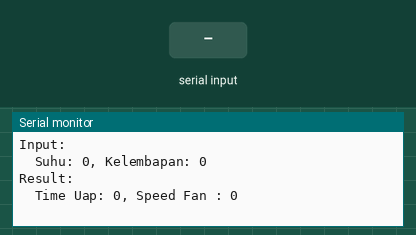
The sketch below on a simulated Arduino Uno, built with avr-gcc and run on an emulated ATmega328P. Parts: the last lines printed to the serial monitor. The test bench sets the inputs (shaded band).

Above: at 1.2 s.
1.3 s: "90,45\n" received over Serial
At 2.7 s:
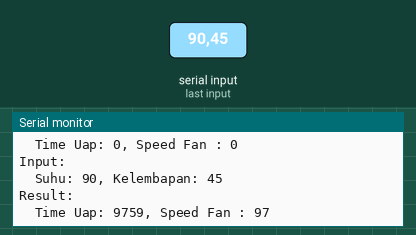
2.8 s: "30,150\n" received over Serial
At 4.8 s:
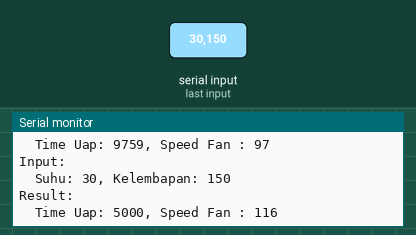
Timing chart, 0 to 6.3 s (numbered marks = the images above; inputs shaded):
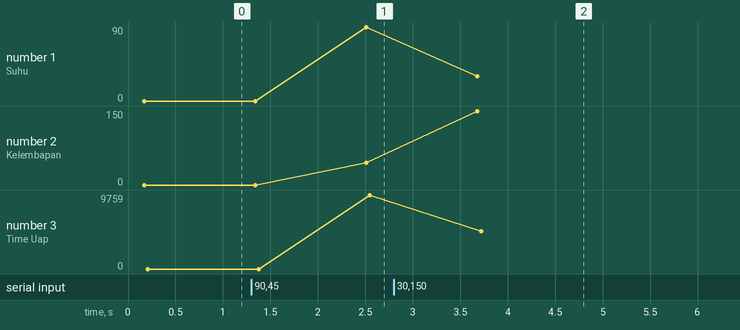

The sketch:

GREEN_HOUSE_BASED_FUZZY_LOGIC.ino
```cpp
#include <Fuzzy.h>

// Initialization a Fuzzy object
Fuzzy *fuzzy = new Fuzzy();

//Input Suhu
FuzzySet *uDingin = new FuzzySet(0, 0, 15, 17);
FuzzySet *uSejuk = new FuzzySet(15, 16, 17, 20);
FuzzySet *uNormal = new FuzzySet(21, 23, 24, 26);
FuzzySet *uPanas = new FuzzySet(24, 26, 27, 29);
FuzzySet *uSangatPanas = new FuzzySet(26, 29, 30, 30);

//Input Kelembapan
FuzzySet *uSangatKering = new FuzzySet(0, 0, 75, 80);
FuzzySet *uKering = new FuzzySet(75, 79, 81, 85);
FuzzySet *uLembab = new FuzzySet(80, 84, 86, 90);
FuzzySet *uBasah = new FuzzySet(85, 89, 91, 95);
FuzzySet *uSangatBasah = new FuzzySet(90, 95, 100, 100);

//Output Durasi Uap
FuzzySet *mati = new FuzzySet(0, 0, 500, 1000);
FuzzySet *sebentar = new FuzzySet(0, 0, 1000, 3000);
FuzzySet *sedang = new FuzzySet(3000, 4500, 5500, 7000);
FuzzySet *lama = new FuzzySet(5500, 6500, 7500, 10000);
FuzzySet *sangatLama = new FuzzySet(7500, 10000, 11000, 11000);

FuzzySet *vSlow = new FuzzySet(20, 20, 40, 60);
FuzzySet *slow = new FuzzySet(40, 55, 65, 80);
FuzzySet *medium = new FuzzySet(60, 75, 85, 100);
FuzzySet *high = new FuzzySet(80, 95, 105, 110);
FuzzySet *veryHigh = new FuzzySet(110, 115, 120, 120);

void setup() {

  // Set the Serial output
  Serial.begin(9600);

  // Instantiating a FuzzyInput object
  FuzzyInput *suhu = new FuzzyInput(1);

  suhu->addFuzzySet(uDingin);
  suhu->addFuzzySet(uSejuk);
  suhu->addFuzzySet(uNormal);
  suhu->addFuzzySet(uPanas);
  suhu->addFuzzySet(uSangatPanas);

  fuzzy->addFuzzyInput(suhu);

  // Instantiating a FuzzyInput object
  FuzzyInput *kelembapan = new FuzzyInput(2);

  kelembapan->addFuzzySet(uSangatKering);
  kelembapan->addFuzzySet(uKering);
  kelembapan->addFuzzySet(uLembab);
  kelembapan->addFuzzySet(uBasah);
  kelembapan->addFuzzySet(uSangatBasah);

  fuzzy->addFuzzyInput(kelembapan);

  // Instantiating a FuzzyOutput objects
  FuzzyOutput *time_Uap = new FuzzyOutput(1);

  time_Uap->addFuzzySet(mati);
  time_Uap->addFuzzySet(sebentar);
  time_Uap->addFuzzySet(sedang);
  time_Uap->addFuzzySet(lama);
  time_Uap->addFuzzySet(sangatLama);

  fuzzy->addFuzzyOutput(time_Uap);

  FuzzyOutput *speedFan = new FuzzyOutput(2);

  speedFan->addFuzzySet(vSlow);
  speedFan->addFuzzySet(slow);
  speedFan->addFuzzySet(medium);
  speedFan->addFuzzySet(high);
  speedFan->addFuzzySet(veryHigh);

  fuzzy->addFuzzyOutput(speedFan);

  // Rule1
  FuzzyRuleAntecedent *ifSuhuDinginAndKelembapanSangatKering = new FuzzyRuleAntecedent();
  ifSuhuDinginAndKelembapanSangatKering->joinWithAND(uDingin, uSangatKering);

  FuzzyRuleConsequent *thenTimeUapSedangSpeedFanVslow = new FuzzyRuleConsequent();
  thenTimeUapSedangSpeedFanVslow->addOutput(sedang);
  thenTimeUapSedangSpeedFanVslow->addOutput(vSlow);

  FuzzyRule *Rule1 = new FuzzyRule(1, ifSuhuDinginAndKelembapanSangatKering, thenTimeUapSedangSpeedFanVslow);
  fuzzy->addFuzzyRule(Rule1);

  // Rule2
  FuzzyRuleAntecedent *ifSuhuDinginAndKelembapanKering = new FuzzyRuleAntecedent();
  ifSuhuDinginAndKelembapanKering->joinWithAND(uDingin, uKering);

  FuzzyRuleConsequent *thenTimeUapIsSedangAndFanSpeedvSlow = new FuzzyRuleConsequent();
  thenTimeUapIsSedangAndFanSpeedvSlow->addOutput(sedang);
  thenTimeUapIsSedangAndFanSpeedvSlow->addOutput(vSlow);

  FuzzyRule *Rule2 = new FuzzyRule(2, ifSuhuDinginAndKelembapanKering, thenTimeUapIsSedangAndFanSpeedvSlow);
  fuzzy->addFuzzyRule(Rule2);

  // Rule3
  FuzzyRuleAntecedent *ifSuhuDinginAndKelembapanLembab = new FuzzyRuleAntecedent();
  ifSuhuDinginAndKelembapanLembab->joinWithAND(uDingin, uLembab);

  FuzzyRuleConsequent *thenTimeUapIsSebentarAndFanSpeedSlow = new FuzzyRuleConsequent();
  thenTimeUapIsSebentarAndFanSpeedSlow->addOutput(sebentar);
  thenTimeUapIsSebentarAndFanSpeedSlow->addOutput(slow);

  FuzzyRule *Rule3 = new FuzzyRule(3, ifSuhuDinginAndKelembapanLembab, thenTimeUapIsSebentarAndFanSpeedSlow);
  fuzzy->addFuzzyRule(Rule3);

  // Rule4
  FuzzyRuleAntecedent *ifSuhuDinginAndKelembapanBasah = new FuzzyRuleAntecedent();
  ifSuhuDinginAndKelembapanBasah->joinWithAND(uDingin, uBasah);

  FuzzyRuleConsequent *thenTimeUapMatiAndSpeedFanSlow = new FuzzyRuleConsequent();
  thenTimeUapMatiAndSpeedFanSlow->addOutput(mati);
  thenTimeUapMatiAndSpeedFanSlow->addOutput(slow);

  FuzzyRule *Rule4 = new FuzzyRule(4, ifSuhuDinginAndKelembapanBasah, thenTimeUapMatiAndSpeedFanSlow);
  fuzzy->addFuzzyRule(Rule4);

  // Rule5
  FuzzyRuleAntecedent *ifSuhuDinginAndKelembapanSangatBasah = new FuzzyRuleAntecedent();
  ifSuhuDinginAndKelembapanSangatBasah->joinWithAND(uDingin, uSangatBasah);

  FuzzyRuleConsequent *thenTimeUapMatiAndSpeedFanMedium = new FuzzyRuleConsequent();
  thenTimeUapMatiAndSpeedFanMedium->addOutput(mati);
  thenTimeUapMatiAndSpeedFanMedium->addOutput(medium);

  FuzzyRule *Rule5 = new FuzzyRule(5, ifSuhuDinginAndKelembapanSangatBasah, thenTimeUapMatiAndSpeedFanMedium);
  fuzzy->addFuzzyRule(Rule5);


 // Rule6
  FuzzyRuleAntecedent *ifSuhuSejukAndKelembapanSangatKering = new FuzzyRuleAntecedent();
  ifSuhuSejukAndKelembapanSangatKering->joinWithAND(uSejuk, uSangatKering);

  FuzzyRuleConsequent *thenTimeUapSedangAndSpeedFanVslow = new FuzzyRuleConsequent();
  thenTimeUapSedangAndSpeedFanVslow->addOutput(sedang);
  thenTimeUapSedangAndSpeedFanVslow->addOutput(vSlow);

  FuzzyRule *Rule6 = new FuzzyRule(6, ifSuhuSejukAndKelembapanSangatKering, thenTimeUapSedangAndSpeedFanVslow);
  fuzzy->addFuzzyRule(Rule6);

 // Rule7
  FuzzyRuleAntecedent *ifSuhuSejukAndKelembapanKering = new FuzzyRuleAntecedent();
  ifSuhuSejukAndKelembapanKering->joinWithAND(uSejuk, uKering);

  FuzzyRuleConsequent *thenTimeUapSedangAndSpeedFanSlow = new FuzzyRuleConsequent();
  thenTimeUapSedangAndSpeedFanSlow->addOutput(sedang);
  thenTimeUapSedangAndSpeedFanSlow->addOutput(slow);

  FuzzyRule *Rule7 = new FuzzyRule(7, ifSuhuSejukAndKelembapanKering, thenTimeUapSedangAndSpeedFanSlow);
  fuzzy->addFuzzyRule(Rule7);
 // Rule8
   FuzzyRuleAntecedent *ifSuhuSejukAndKelembapanLembab = new FuzzyRuleAntecedent();
  ifSuhuSejukAndKelembapanLembab->joinWithAND(uSejuk, uLembab);

  FuzzyRuleConsequent *thenTimeUapSebentarAndSpeedFanSlow = new FuzzyRuleConsequent();
  thenTimeUapSebentarAndSpeedFanSlow->addOutput(sebentar);
  thenTimeUapSebentarAndSpeedFanSlow->addOutput(slow);

  FuzzyRule *Rule8 = new FuzzyRule(8, ifSuhuSejukAndKelembapanLembab, thenTimeUapSebentarAndSpeedFanSlow);
  fuzzy->addFuzzyRule(Rule8);

 // Rule9
  FuzzyRuleAntecedent *ifSuhuSejukAndKelembapanBasah = new FuzzyRuleAntecedent();
  ifSuhuSejukAndKelembapanBasah->joinWithAND(uSejuk, uBasah);

  FuzzyRuleConsequent *thenTimeUapMatiAndSpeedfanMedium = new FuzzyRuleConsequent();
  thenTimeUapMatiAndSpeedfanMedium->addOutput(mati);
  thenTimeUapMatiAndSpeedfanMedium->addOutput(medium);

  FuzzyRule *Rule9 = new FuzzyRule(9, ifSuhuSejukAndKelembapanBasah, thenTimeUapMatiAndSpeedfanMedium);
  fuzzy->addFuzzyRule(Rule9);

 // Rule10
    FuzzyRuleAntecedent *ifSuhuSejukAndKelembapanSangatBasah = new FuzzyRuleAntecedent();
 ifSuhuSejukAndKelembapanSangatBasah->joinWithAND(uSejuk, uSangatBasah);

  FuzzyRuleConsequent *thenTimeUapMatiAndSpeedFanHigh = new FuzzyRuleConsequent();
  thenTimeUapMatiAndSpeedFanHigh->addOutput(mati);
  thenTimeUapMatiAndSpeedFanHigh->addOutput(high);

  FuzzyRule *Rule10 = new FuzzyRule(10, ifSuhuSejukAndKelembapanSangatBasah, thenTimeUapMatiAndSpeedFanHigh);
  fuzzy->addFuzzyRule(Rule10);

 // Rule11
    FuzzyRuleAntecedent *ifSuhuNormalAndKelembapanSangatKering = new FuzzyRuleAntecedent();
  ifSuhuNormalAndKelembapanSangatKering->joinWithAND(uNormal, uSangatKering);

  FuzzyRuleConsequent *thenTimeUapLamaAndSpeedFanSlow = new FuzzyRuleConsequent();
  thenTimeUapLamaAndSpeedFanSlow ->addOutput(lama);
  thenTimeUapLamaAndSpeedFanSlow ->addOutput(slow);

  FuzzyRule *Rule11 = new FuzzyRule(11, ifSuhuNormalAndKelembapanSangatKering, thenTimeUapLamaAndSpeedFanSlow);
  fuzzy->addFuzzyRule(Rule11);

 // Rule12
  FuzzyRuleAntecedent *ifSuhuNormalAndKelembapanKering = new FuzzyRuleAntecedent();
  ifSuhuNormalAndKelembapanKering->joinWithAND(uNormal, uKering);

  FuzzyRuleConsequent *thenTimeUapLamaAndSpeedFanslow = new FuzzyRuleConsequent();
  thenTimeUapLamaAndSpeedFanslow ->addOutput(lama);
 thenTimeUapLamaAndSpeedFanslow ->addOutput(slow);

  FuzzyRule *Rule12 = new FuzzyRule(12, ifSuhuNormalAndKelembapanKering, thenTimeUapLamaAndSpeedFanslow);
  fuzzy->addFuzzyRule(Rule12);

 // Rule13
  FuzzyRuleAntecedent *ifSuhuNormalAndKelembapanLembab = new FuzzyRuleAntecedent();
  ifSuhuNormalAndKelembapanLembab->joinWithAND(uNormal, uLembab);

  FuzzyRuleConsequent *thenTimeUapSedangAndSpeedFanMedium = new FuzzyRuleConsequent();
  thenTimeUapSedangAndSpeedFanMedium->addOutput(sedang);
 thenTimeUapSedangAndSpeedFanMedium ->addOutput(medium);

  FuzzyRule *Rule13 = new FuzzyRule(13, ifSuhuNormalAndKelembapanLembab, thenTimeUapSedangAndSpeedFanMedium);
  fuzzy->addFuzzyRule(Rule13);

 // Rule14
  FuzzyRuleAntecedent *ifSuhuNormalAndKelembapanBasah = new FuzzyRuleAntecedent();
 ifSuhuNormalAndKelembapanBasah->joinWithAND(uNormal, uBasah);

  FuzzyRuleConsequent *thenTimeUapSebentarAndSpeedFanHigh = new FuzzyRuleConsequent();
  thenTimeUapSebentarAndSpeedFanHigh->addOutput(sebentar);
  thenTimeUapSebentarAndSpeedFanHigh ->addOutput(high);

  FuzzyRule *Rule14 = new FuzzyRule(14, ifSuhuNormalAndKelembapanBasah,thenTimeUapSebentarAndSpeedFanHigh);
  fuzzy->addFuzzyRule(Rule14);

 // Rule15
  FuzzyRuleAntecedent *ifSuhuNormalAndKelembapanSangatBasah = new FuzzyRuleAntecedent();
  ifSuhuNormalAndKelembapanSangatBasah->joinWithAND(uNormal, uSangatBasah);

  FuzzyRuleConsequent *thenTimeUapSebentarAndSpeedFanVeryhigh = new FuzzyRuleConsequent();
  thenTimeUapSebentarAndSpeedFanVeryhigh->addOutput(sebentar);
  thenTimeUapSebentarAndSpeedFanVeryhigh ->addOutput(veryHigh);

  FuzzyRule *Rule15 = new FuzzyRule(15, ifSuhuNormalAndKelembapanSangatBasah,thenTimeUapSebentarAndSpeedFanVeryhigh);
  fuzzy->addFuzzyRule(Rule15);

 // Rule16
   FuzzyRuleAntecedent *ifSuhuPanasAndKelembapanSangatKering = new FuzzyRuleAntecedent();
  ifSuhuPanasAndKelembapanSangatKering ->joinWithAND(uPanas, uSangatKering);

  FuzzyRuleConsequent *thenTimeUapSangatLamaAndSpeedFanMedium = new FuzzyRuleConsequent();
  thenTimeUapSangatLamaAndSpeedFanMedium ->addOutput(sangatLama);
  thenTimeUapSangatLamaAndSpeedFanMedium  ->addOutput(medium);

  FuzzyRule *Rule16 = new FuzzyRule(16,ifSuhuPanasAndKelembapanSangatKering ,thenTimeUapSangatLamaAndSpeedFanMedium);
  fuzzy->addFuzzyRule(Rule16);

 // Rule17
  FuzzyRuleAntecedent *ifSuhuPanasAndKelembapanKering = new FuzzyRuleAntecedent();
  ifSuhuPanasAndKelembapanKering ->joinWithAND(uPanas, uKering);

  FuzzyRuleConsequent *thenTimeUapSangatLamaandSpeedFanMedium = new FuzzyRuleConsequent();
  thenTimeUapSangatLamaandSpeedFanMedium ->addOutput(sangatLama);
  thenTimeUapSangatLamaandSpeedFanMedium  ->addOutput(medium);

  FuzzyRule *Rule17 = new FuzzyRule(17,ifSuhuPanasAndKelembapanKering ,thenTimeUapSangatLamaandSpeedFanMedium);
  fuzzy->addFuzzyRule(Rule17);

 // Rule18
   FuzzyRuleAntecedent *ifSuhuPanasAndKelembapanLembab = new FuzzyRuleAntecedent();
  ifSuhuPanasAndKelembapanLembab->joinWithAND(uPanas, uLembab);

  FuzzyRuleConsequent *thenTimeUapLamaAndSpeedFanHigh = new FuzzyRuleConsequent();
  thenTimeUapLamaAndSpeedFanHigh ->addOutput(lama);
  thenTimeUapLamaAndSpeedFanHigh ->addOutput(high);

  FuzzyRule *Rule18 = new FuzzyRule(18,ifSuhuPanasAndKelembapanLembab,thenTimeUapLamaAndSpeedFanHigh);
  fuzzy->addFuzzyRule(Rule18);

 // Rule19
    FuzzyRuleAntecedent *ifSuhuPanasAndKelembapanBasah = new FuzzyRuleAntecedent();
  ifSuhuPanasAndKelembapanBasah->joinWithAND(uPanas, uBasah);

  FuzzyRuleConsequent *thenTimeUapSedangAndSpeedFanVeryhigh = new FuzzyRuleConsequent();
  thenTimeUapSedangAndSpeedFanVeryhigh ->addOutput(sedang);
  thenTimeUapSedangAndSpeedFanVeryhigh ->addOutput(veryHigh);

  FuzzyRule *Rule19 = new FuzzyRule(19, ifSuhuPanasAndKelembapanBasah,thenTimeUapSedangAndSpeedFanVeryhigh);
  fuzzy->addFuzzyRule(Rule19);

 // Rule20
  FuzzyRuleAntecedent *ifSuhuPanasAndKelembapanSangatBasah = new FuzzyRuleAntecedent();
  ifSuhuPanasAndKelembapanSangatBasah->joinWithAND(uPanas, uSangatBasah);

  FuzzyRuleConsequent *thenTimeUapsebentarAndSpeedFanVeryhigh = new FuzzyRuleConsequent();
  thenTimeUapsebentarAndSpeedFanVeryhigh ->addOutput(sebentar);
  thenTimeUapsebentarAndSpeedFanVeryhigh ->addOutput(veryHigh);

  FuzzyRule *Rule20 = new FuzzyRule(20, ifSuhuPanasAndKelembapanSangatBasah,thenTimeUapsebentarAndSpeedFanVeryhigh);
  fuzzy->addFuzzyRule(Rule20);

 // Rule21
  FuzzyRuleAntecedent *ifSuhuSangatPanasAndKelembapanSangatKering = new FuzzyRuleAntecedent();
  ifSuhuSangatPanasAndKelembapanSangatKering->joinWithAND(uSangatPanas, uSangatKering);

  FuzzyRuleConsequent *thenTimeUapSangatLamaAndSpeedFanHigh = new FuzzyRuleConsequent();
  thenTimeUapSangatLamaAndSpeedFanHigh ->addOutput(sangatLama);
  thenTimeUapSangatLamaAndSpeedFanHigh ->addOutput(high);

  FuzzyRule *Rule21 = new FuzzyRule(21, ifSuhuSangatPanasAndKelembapanSangatKering,thenTimeUapSangatLamaAndSpeedFanHigh);
  fuzzy->addFuzzyRule(Rule21);

 // Rule22
   FuzzyRuleAntecedent *ifSuhuSangatPanasAndKelembapanKering = new FuzzyRuleAntecedent();
  ifSuhuSangatPanasAndKelembapanKering->joinWithAND(uSangatPanas, uKering);

  FuzzyRuleConsequent *thenTimeUapSangatlamaAndSpeedFanHigh = new FuzzyRuleConsequent();
  thenTimeUapSangatlamaAndSpeedFanHigh ->addOutput(sangatLama);
  thenTimeUapSangatlamaAndSpeedFanHigh ->addOutput(high);

  FuzzyRule *Rule22 = new FuzzyRule(22, ifSuhuSangatPanasAndKelembapanKering,thenTimeUapSangatlamaAndSpeedFanHigh);
  fuzzy->addFuzzyRule(Rule22);

 // Rule23
  FuzzyRuleAntecedent *ifSuhuSangatPanasAndKelembapanLembab = new FuzzyRuleAntecedent();
  ifSuhuSangatPanasAndKelembapanLembab->joinWithAND(uSangatPanas, uLembab);

  FuzzyRuleConsequent *thenTimeUapSangatLamaAndSpeedFanVeryhigh = new FuzzyRuleConsequent();
  thenTimeUapSangatLamaAndSpeedFanVeryhigh ->addOutput(sangatLama);
  thenTimeUapSangatLamaAndSpeedFanVeryhigh ->addOutput(veryHigh);

  FuzzyRule *Rule23 = new FuzzyRule(23, ifSuhuSangatPanasAndKelembapanLembab,thenTimeUapSangatLamaAndSpeedFanVeryhigh);
  fuzzy->addFuzzyRule(Rule23);

 // Rule24
  FuzzyRuleAntecedent *ifSuhuSangatPanasAndKelembapanBasah = new FuzzyRuleAntecedent();
  ifSuhuSangatPanasAndKelembapanBasah->joinWithAND(uSangatPanas, uBasah);

  FuzzyRuleConsequent *thenTimeuapSedangAndSpeedFanVeryhigh = new FuzzyRuleConsequent();
  thenTimeuapSedangAndSpeedFanVeryhigh ->addOutput(sedang);
  thenTimeuapSedangAndSpeedFanVeryhigh ->addOutput(veryHigh);

  FuzzyRule *Rule24 = new FuzzyRule(24, ifSuhuSangatPanasAndKelembapanBasah,thenTimeuapSedangAndSpeedFanVeryhigh);
  fuzzy->addFuzzyRule(Rule24);
 // Rule25

 FuzzyRuleAntecedent *ifSuhuSangatPanasAndKelembapanSangatBasah = new FuzzyRuleAntecedent();
  ifSuhuSangatPanasAndKelembapanSangatBasah->joinWithAND(uSangatPanas, uSangatBasah);

  FuzzyRuleConsequent *thenTimeUapSedangAndSpeedFanveryhigh = new FuzzyRuleConsequent();
  thenTimeUapSedangAndSpeedFanveryhigh ->addOutput(sedang);
  thenTimeUapSedangAndSpeedFanveryhigh ->addOutput(veryHigh);

  FuzzyRule *Rule25 = new FuzzyRule(25, ifSuhuSangatPanasAndKelembapanSangatBasah, thenTimeUapSedangAndSpeedFanveryhigh);
  fuzzy->addFuzzyRule(Rule25);
}

void loop() {

  uint8_t valueTermo = 0;  //Data Sensor Suhu
  uint8_t valueDHT = 0;    // Data Sensor Kelembapan
  uint8_t speed_fan = 0;   //Output kecepatan kipas
  uint16_t time_uap = 0;   //Output durasi uap

  if (Serial.available() > 0) {
    valueTermo = Serial.parseInt();
    Serial.read();  // menghapus tanda pemisah
    valueDHT = Serial.parseInt();
    Serial.println();  // membuat baris baru
  }
  // Set the dt_suhu value as an input fuzzy
  fuzzy->setInput(1, valueTermo);
  fuzzy->setInput(2, valueDHT);
  fuzzy->fuzzify();

  // Declare outtime_Uap for Defuzzification data
  time_uap = fuzzy->defuzzify(1);
  speed_fan = fuzzy->defuzzify(2);

  if (time_uap < 2000) {
    time_uap = 0;
  }
  if (valueTermo == 0 && valueDHT == 0){
    speed_fan = 0;
    time_uap = 0;
  }

  Serial.println("\n\n\nInput: ");
  Serial.print("\tSuhu: ");
  Serial.print(valueTermo);
  Serial.print(", Kelembapan: ");
  Serial.println(valueDHT);

  Serial.println("Result: ");
  Serial.print("\tTime Uap: ");
  Serial.print(time_uap);
  Serial.print(", Speed Fan : ");
  Serial.println(speed_fan);

  delay(1000);
}
```

Measured:
- after the input at 1.3 s, the serial monitor: prints a new line after 1.2 s (image 1)
- after the input at 2.8 s, the serial monitor: prints a new line after 0.88 s (image 2)
- plotted number 1: 0 → 90 after the input at 1.3 s
- plotted number 2: 0 → 45 after the input at 1.3 s
- plotted number 3: 0 → 9759 after the input at 1.3 s
